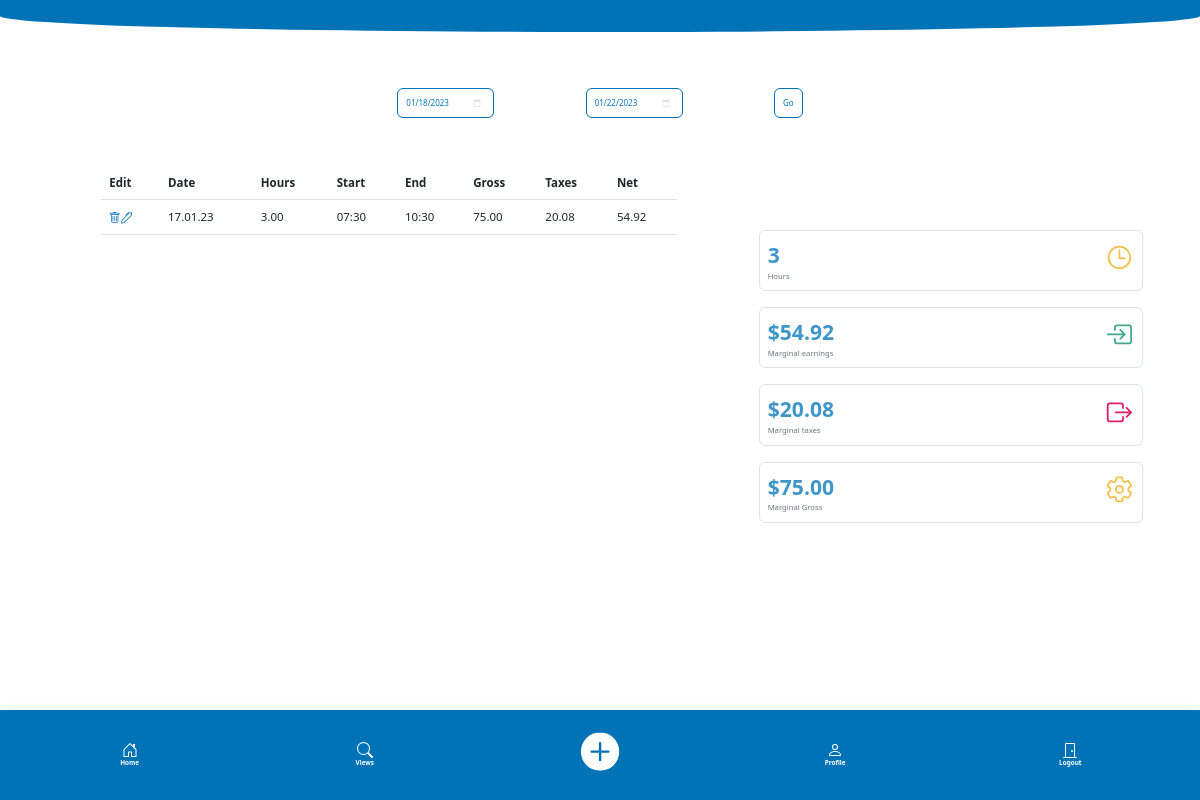
The app's page /summary (signed in), older data.
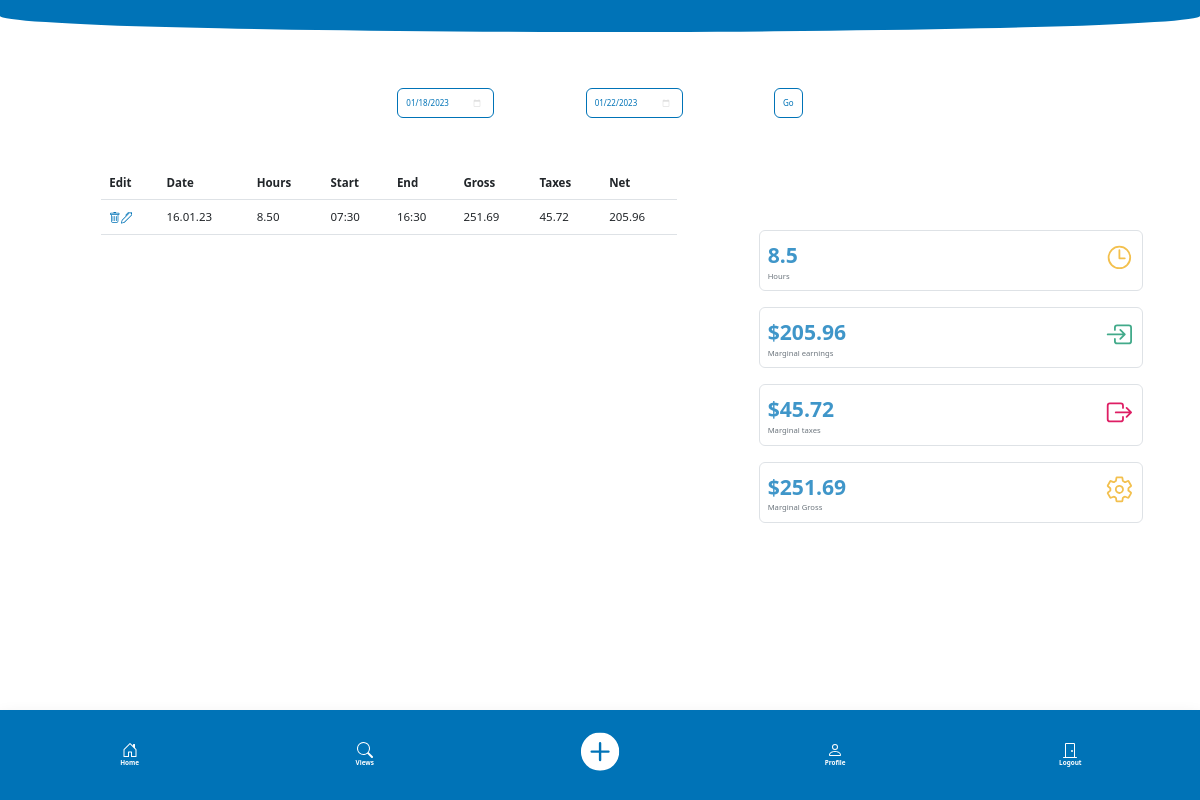
The same page, newer data.
### db/db.py (models this page shows, shortened)
class Base(DeclarativeBase):
    pass

class Shifts(Base):
    __tablename__ = 'shifts'
    id = Column(Integer, primary_key=True)
    date = Column(DateTime(timezone=True), nullable=False, server_default=func.now())
    hours = Column(Integer, unique=False, nullable=False)
    start = Column(Integer, unique=False, nullable=False)
    end = Column(Integer, unique=False, nullable=False)
    gross_income = Column(Float, unique=False, nullable=False)
    taxes = Column(Float, unique=False, nullable=True)
    net_income = Column(Float, unique=False, nullable=False)
    super = Column(Float, unique=False, nullable=True)
    user_id = Column(Integer, ForeignKey('users.id'))
    earnings = relationship('Earnings', backref='shifts')

### app.py (the view)
@app.route('/summary')
@login_required
def summary():
    if request.args.get('viewDate1') and request.args.get('viewDate2'):
        myDate1 = datetime.datetime.strptime(request.args.get('viewDate1'), '%Y-%m-%d')
        myDate2 = datetime.datetime.strptime(request.args.get('viewDate2'), '%Y-%m-%d')
        flash('Great ! The view is now updated')
    else:
        dates = getCurrent_Dates(date.today(), 'week')
        myDate1 = dates[0]
        myDate2 = dates[1]
    shifts = dbSession.query(Shifts).filter_by(user_id = session['user_id']).filter(Shifts.date >= myDate1).filter(Shifts.date <= myDate2).all()
    cardShifts = cardShift(shifts)
    return render_template('summary.html',shifts = shifts, currentnet_earnings = sum(cardShifts.net_earnings), currentWeekgross_earnings = sum(cardShifts.gross_earnings), currentTaxes = sum(cardShifts.taxes), currentHours = sum(cardShifts.hours), myDate1 = myDate1, myDate2 = myDate2)

### app.py (called while the page is built)
@app.after_request
def after_request(response):
    response.headers["Cache-Control"] = "no-cache, no-store, must-revalidate"
    response.headers["Expires"] = 0
    response.headers["Pragma"] = "no-cache"
    return response

### helpers.py (called while the page is built)
def login_required(f):
    @wraps(f)
    def decorated_function(*args, **kwargs):
        if session.get("user_id") is None:
            return redirect("/login")
        return f(*args, **kwargs)
    return decorated_function

### templates/summary.html (shortened to what this page needs)
{% extends "layout.html" %}
{% block main %}
<div class="container-fluid overflow-auto" style="max-height:85%">
    <div class="my-5 d-flex justify-content-center">
        <form action="/summary" method="GET" name="indexForm" class="d-flex flex-row w-50 justify-content-evenly">
            <div class="flex-row">
                <input type="date" placeholder="dd-mm-yyyy" value="{{ myDate1.strftime('%Y-%m-%d') }}" class=" d-inline rounded p-2 border border-primary" name="viewDate1" id="viewDate" style="font-size: 0.5em; color: var(--bs-primary);">
            </div>
            <div class="flex-row">
                <input type="date" placeholder="dd-mm-yyyy" value="{{ myDate2.strftime('%Y-%m-%d') }}" class=" d-inline rounded p-2 border border-primary" name="viewDate2" id="viewDate" style="font-size: 0.5em; color: var(--bs-primary);">
            </div>
            <div>
                <button type="submit" class="btn bg-white text-primary rounded p-2 border border-primary" style="font-size: 0.5em; color: var(--bs-primary);">Go</button>
            </div>
        </form>
    </div>
    <main class="container-fluid mt-5 d-md-flex justify-content-md-evenly">
        <div class="col-md-6 recent-shifts shift-details mx-5 overflow-auto">
            <table class="table" style="font-size: 0.6em !important;">
            <thead>
                <tr>
                <th>Edit</th>
                <th>Date</th>
                <th>Hours</th>
                <th style="display: table-cell;">Start</th>
                <th style="display:table-cell;">End</th>
                <th>Gross</th>
                <th>Taxes</th>
                <th>Net</th>
                </tr>
            </thead>
            <tbody>
                {% for shift in shifts %}
                <tr>
                <td style="display: flex;">
                    <a href="/delete?id={{ shift.id }}" style="display: table-cell">
                    </a>
                    <a  href="/edit?id={{ shift.id }}" style="display: table-cell;">
                    </a>
                </td>
                <td>{{shift.date.strftime('%d.%m.%y')}}</td>
                <td>{{ '%0.2f'|format(shift.hours) }}</td>
                <td style="display: table-cell;">{{ shift.start }}</td>
                <td style="display: table-cell;">{{ shift.end }} </td>
                <td class="primary">{{ '%0.2f'|format(shift.gross_income) }}</td>
                <td class="danger">{{ '%0.2f'|format(shift.taxes) }}</td>
                <td class="success">{{ '%0.2f'|format(shift.net_income) }}</td>
                </tr>
                {% endfor %}
            </tbody>
            </table>
        </div>
        <div class="mt-5 mx-1 col-md-4 cardBox">
            <div class="kard my-3 p-2 m-auto border rounded d-flex justify-content-between" style="font-size: 0.6em !important;">
                <div>
                <div class="numbers fw-bold">{{ currentHours }}</div>
                <div class="cardName text-muted">Hours</div>
                </div>
                <div class="iconBx text-warning">
                    <ion-icon name="time-outline"></ion-icon>
                </div>
            </div>
            <div class="kard my-3 p-2 m-auto border rounded d-flex justify-content-between" style="font-size: 0.6em !important;">
                <div>
                <div class="numbers fw-bold">{{ "$%.2f"|format(currentnet_earnings) }}</div>
                <div class="cardName text-muted">Marginal earnings</div>
                </div>
                <div class="iconBx text-success">
                <ion-icon name="enter-outline"></ion-icon>
                </div>
            </div>
            <div class="kard my-3 p-2 m-auto border rounded d-flex justify-content-between" style="font-size: 0.6em !important;">
                <div>
                <div class="numbers fw-bold">{{ "$%.2f"|format(currentTaxes) }}</div>
                <div class="cardName text-muted">Marginal taxes</div>
                </div>
                <div class="iconBx text-danger">
                <ion-icon name="exit-outline"></ion-icon>
            </div>
        </div>
        <div class="kard my-3 p-2 m-auto border rounded d-flex justify-content-between" style="font-size: 0.6em !important;">
            <div>
            <div class="numbers fw-bold">{{ "$%.2f"|format(currentWeekgross_earnings) }}</div>
            <div class="cardName text-muted">Marginal Gross</div>
            </div>
            <div class="iconBx text-warning">
                <ion-icon name="settings-outline"></ion-icon>
            </div>
        </div>
    </main>
</div>
{% endblock %}

### templates/layout.html (shortened to what this page needs)
<!DOCTYPE html>
<html lang="en">
<head>
    <link rel="stylesheet" href="/static/styles.css">
</head>
<body class="bg-white" style="height: 100vh;">
    <div class="h-100 d-flex flex-column justify-content-between">
        <main class="h-100">
            <div class="bg-primary rounded-5 rounded-top rounded-circle" style="border-start-start-radius: 0 !important; border-top-right-radius: 0 !important;">
                <h1 class="h3 p-3 fw-semibold display-4 text-center text-white login-title">
                </h1>
              </div>
            {% block main %}
            {% endblock %}
            </main>
        {% if session %}
        <nav class=" position-fixed bottom-0 w-100 navbar navbar bg-primary shadow fw-bold">
            <div class="container-fluid">
                <div class=" nav justify-content-center w-100" id="navbarSupportedContent">
                    <ul class="nav w-100 d-flex justify-content-around  align-items-center h-100">
                        <li class="nav-item d-flex flex-column align-items-center py-3">
                            <a class="nav-link text-center" aria-current="page" href="/">
                                Home
                            </a>
                        </li>
                        <li class="nav-item d-flex flex-column align-items-center py-3 nav-link">
                            <a class="nav-link text-white text-center" href="/summary">
                                Views
                            </a>
                        </li>
                        <li class="nav-item d-flex flex-row justify-content-center p-1 add-shift">
                            <a class="text-white d-flex flex-column align-items-center" href="/load">
                                <svg xmlns="http://www.w3.org/2000/svg" width="32" height="32" fill="currentColor" class="bi bi-plus-circle-fill mb-1" viewBox="0 0 16 16">
                                <path d="M16 8A8 8 0 1 1 0 8a8 8 0 0 1 16 0zM8.5 4.5a.5.5 0 0 0-1 0v3h-3a.5.5 0 0 0 0 1h3v3a.5.5 0 0 0 1 0v-3h3a.5.5 0 0 0 0-1h-3v-3z"/>
                                </svg>
                            </a>
                        </li>
                        <li class="nav-item d-flex flex-column align-items-center py-3 nav-link">
                            <a class="nav-link text-white text-center" href="/profile?id={{ session['user_id'] }}">
                                Profile
                            </a>
                        </li>
                        <li class="nav-item d-flex flex-column align-items-center py-3 nav-link">
                            <a class="nav-link text-white text-center" href="/logout">
                                <svg xmlns="http://www.w3.org/2000/svg" width="16" height="16" fill="currentColor" class="bi bi-door-closed d-block m-auto" viewBox="0 0 16 16">
                                    <path d="M3 2a1 1 0 0 1 1-1h8a1 1 0 0 1 1 1v13h1.5a.5.5 0 0 1 0 1h-13a.5.5 0 0 1 0-1H3V2zm1 13h8V2H4v13z"/>
                                    <path d="M9 9a1 1 0 1 0 2 0 1 1 0 0 0-2 0z"/>
                                  </svg>
                                Logout
                            </a>
                        </li>
                    </ul>
                </div>
            </div>
        </nav>
        {% endif %}
    </div>
</body>
</html>

Row changes from the older to the newer data that the page shows:
changed Shifts: date "17.01.23" → "16.01.23"; hours "3.00" → "8.50"; end "10:30" → "16:30"; gross_income "75.00" → "251.69"; taxes "20.08" → "45.72"; net_income "54.92" → "205.96"
Text that changed along with them:
{{ currentHours }}: "3" → "8.5"
{{ "$%.2f"|format(currentnet_earnings) }}: "$54.92" → "$205.96"
{{ "$%.2f"|format(currentTaxes) }}: "$20.08" → "$45.72"
{{ "$%.2f"|format(currentWeekgross_earnings) }}: "$75.00" → "$251.69"
